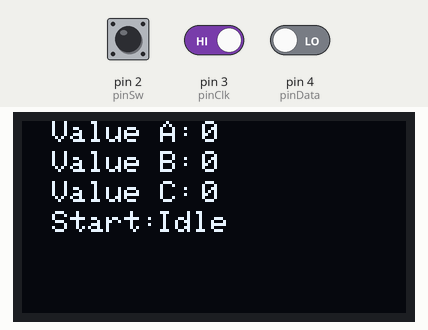
The sketch below on a simulated Arduino Uno, built with avr-gcc and run on an emulated ATmega328P. Shown: 128×64 one-colour display. Inputs (shaded band) come from the test bench; at power-on: pin 3 (pinClk) HIGH, pin 2 (pinSw) HIGH, pin 4 (pinData) LOW. The display library's start-up logo is not drawn; what the sketch prints to the serial monitor is not drawn.

Above: at 1.2 s.
1.3 s: pin 3 (pinClk) driven LOW
3.8 s: pin 2 (pinSw) pulled LOW for 0.15 s
Timing chart, 0 to 6.8 s (numbered marks = the images above; inputs shaded):
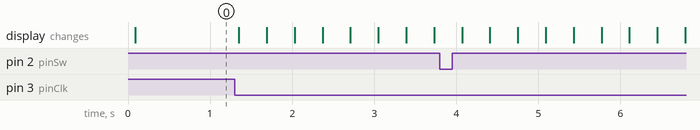

The sketch:

arduino_ide_codes.ino
```cpp
#include <Wire.h>
#include <Adafruit_SSD1306.h>
#include <Adafruit_GFX.h>
#define OLED_ADDR   0x3C
Adafruit_SSD1306 display(-1);

//#if (SSD1306_LCDHEIGHT != 64)
//#error("Height incorrect, please fix Adafruit_SSD1306.h!");
//#endif
//
//#if (SSD1306_LCDHEIGHT != 64)
//#error("Height incorrect, please fix Adafruit_SSD1306.h!");
//#endif

#define pinClk  3
#define pinData  4
#define pinSw 2

volatile unsigned int encoder0Pos = 0;

int valA;
int valB;
int valC;

byte clk;
byte menuCount = 0;
byte dir = 0;
bool runState = false;

bool swState  = HIGH;
bool swLast  = HIGH;

bool quit = LOW ;

void setup() {
  Serial.begin(9600);
  display.begin(SSD1306_SWITCHCAPVCC, OLED_ADDR);
  display.display();
  display.clearDisplay();
  attachInterrupt(digitalPinToInterrupt(pinClk), doEncoder, CHANGE);  // encoder pin on interrupt 0 - pin 3
}

void loop() {
  clk = digitalRead(pinClk);

  menuCheck();
  //gestion bouton
  swState = digitalRead(pinSw);
  if (swState == LOW && swLast == HIGH) {
    // mettre un while
    Serial.println("Rotary pressed");
    quit = LOW ;

    if (menuCount == 0 && swState == LOW){
      staticMenu();
    }

    if (menuCount == 1 && swState == LOW){
      menuA();
    }

    //delay(100);//debounce
    }
  swLast = swState;


  menuCheck();
  Serial.println(menuCount);
  staticMenu();
  display.clearDisplay();
  //delay(50);
}


void staticMenu() {
  display.setTextSize(1);
  display.setTextColor(WHITE);

  //---------------------------------
  display.setTextSize(1);
  display.setCursor(10, 0);
  display.println("Value A:");
  display.setCursor(60, 0);
  display.println(valA);

  display.setCursor(10, 10);
  display.println("Value B:");
  display.setCursor(60, 10);
  display.println(valB);

  display.setCursor(10, 20);
  display.println("Value C:");
  display.setCursor(60, 20);
  display.println(valC);

  display.setCursor(10, 30);
  display.println("Start:");
  display.setCursor(45, 30);
  if (encoder0Pos > 5 && menuCount == 4) {
    display.println("Run!");
    runState = true;
  } else {
    display.println("Idle");
    runState = false;
  }
  display.setCursor(2, (menuCount * 10)- 10);
  display.println(">");

  display.display();
}


void menuCheck() {
  if (clk == LOW && menuCount < 5) {
    menuCount++;
    encoder0Pos = 0;
  }
  if (clk == LOW && menuCount >= 5) {
    menuCount = 1;
  }
}


/*           /
/   Menu A   /
/           */

void menuA(){


  Serial.println(menuCount);

  display.setTextSize(1);
  display.setTextColor(WHITE);
  display.setCursor(10, 0);
  display.println("CALIBRE");
  display.setCursor(60, 0);
  display.println(valA);

  display.setCursor(10, 30);
  display.println("Back");


  if (encoder0Pos > 5 && menuCount == 4) {
    display.println("Run!");
    runState = true;
  } else {
    display.println("Idle");
    runState = false;
  }
  display.setCursor(2, (menuCount * 10)- 10);
  display.println(">");

  display.display();

  swState = digitalRead(pinSw);
  if (swState == LOW && swLast == HIGH && menuCount == 3) {
    Serial.println("Pressed");
    quit = HIGH;
  }
  swLast = swState;

  display.clearDisplay();

}


// Tests

int buttonState; // the current reading from the input pin
int lastButtonState = LOW; // the previous reading from the input pin
// the following variables are long's because the time, measured in miliseconds, will quickly become a bigger number than can be stored in an int.
long lastDebounceTime = 0; // the last time the output pin was toggled
long debounceDelay = 50;

void doEncoder() {

  if (digitalRead(pinClk) == HIGH) {
    lastDebounceTime = millis();

//    if ((millis() - lastDebounceTime) > debounceDelay)
//  {
    if (digitalRead(pinData) == LOW && encoder0Pos > 0) {
      encoder0Pos = encoder0Pos - 1;
      dir = 0;
    }
    else {
      encoder0Pos = encoder0Pos + 1;
      dir = 1;
    }
  }
//  }
  else
  {
//    if ((millis() - lastDebounceTime) > debounceDelay)
//    {
    if (digitalRead(pinData) == LOW ) {
      encoder0Pos = encoder0Pos + 1;
      dir = 1;
    }
    else {
      if (encoder0Pos > 0) {
        encoder0Pos = encoder0Pos - 1;
        dir = 0;
      }
    }
    }
  //}
}
```
